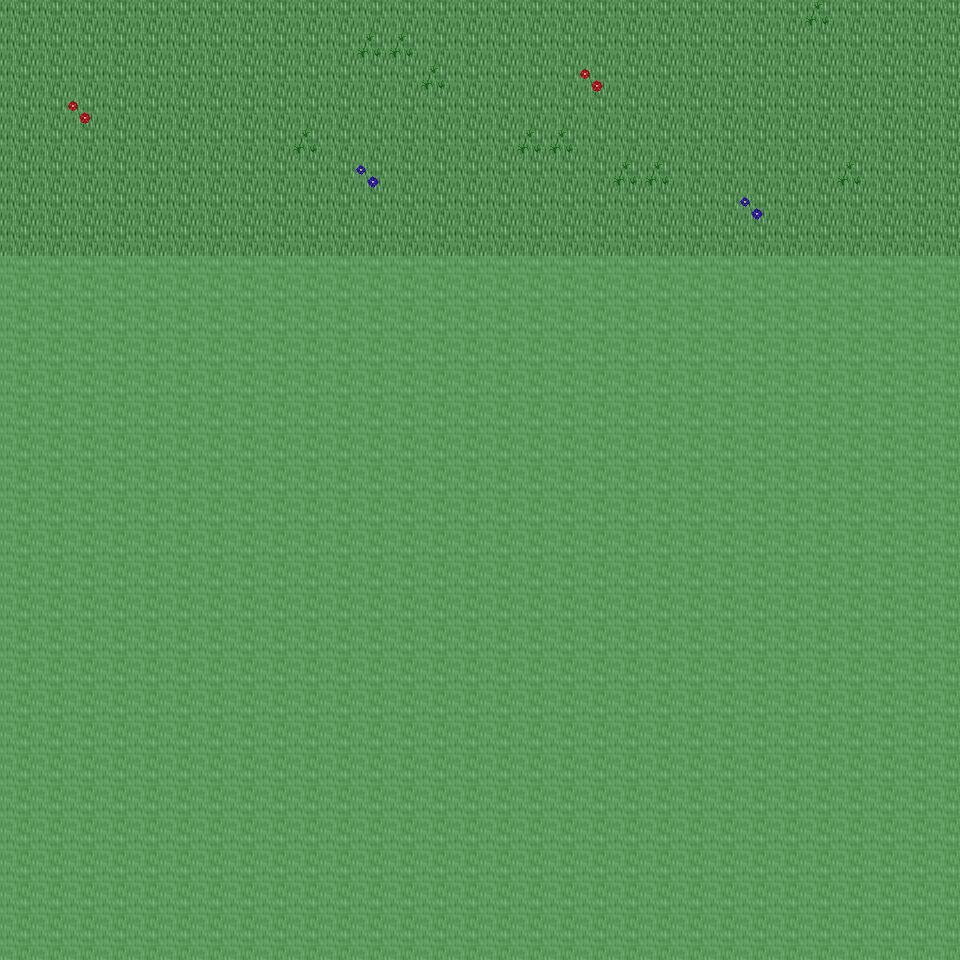

The image is a tile-based game level rendered from a .tmx file. Its description and source (layers, tilesets, objects; grid data summarised) follow:
An orthogonal 30x30 tile map with 32x32 px tiles, 6 tile layers (Ground, Object, Object2, Above, ...), 20 tilesets and 3 objects (3x mapchange).

<map version="1.0" orientation="orthogonal" renderorder="right-down" width="30" height="30" tilewidth="32" tileheight="32" nextobjectid="4">
  <tileset firstgid="1" name="tileset_ground_ground" tilewidth="32" tileheight="32" tilecount="33" columns="3">
    <image source="../drawable/tileset_ground_ground.png" width="96" height="352" />
  </tileset>
  <tileset firstgid="34" name="tileset_ground_water_pool" tilewidth="32" tileheight="32" tilecount="72" columns="3">
    <image source="../drawable/tileset_ground_water_pool.png" width="96" height="768" />
  </tileset>
  <tileset firstgid="106" name="tileset_ground_ridge_earth_dark" tilewidth="32" tileheight="32" tilecount="96" columns="12">
    <image source="../drawable/tileset_ground_ridge_earth_dark.png" width="384" height="256" />
  </tileset>
  <tileset firstgid="202" name="tileset_ground_ridge_earth_pale" tilewidth="32" tileheight="32" tilecount="96" columns="12">
    <image source="../drawable/tileset_ground_ridge_earth_pale.png" width="384" height="256" />
  </tileset>
  <tileset firstgid="298" name="tileset_ground_grass_edges" tilewidth="32" tileheight="32" tilecount="36" columns="12">
    <image source="../drawable/tileset_ground_grass_edges.png" width="384" height="96" />
  </tileset>
  <tileset firstgid="334" name="tileset_ground_grass_corners" tilewidth="32" tileheight="32" tilecount="24" columns="6">
    <image source="../drawable/tileset_ground_grass_corners.png" width="192" height="128" />
  </tileset>
  <tileset firstgid="358" name="tileset_ground_earth_edges" tilewidth="32" tileheight="32" tilecount="18" columns="6">
    <image source="../drawable/tileset_ground_earth_edges.png" width="192" height="96" />
  </tileset>
  <tileset firstgid="376" name="tileset_ground_rock_pebbles" tilewidth="32" tileheight="32" tilecount="3" columns="1">
    <image source="../drawable/tileset_ground_rock_pebbles.png" width="32" height="96" />
  </tileset>
  <tileset firstgid="379" name="tileset_ground_ladder_steps" tilewidth="32" tileheight="32" tilecount="6" columns="3">
    <image source="../drawable/tileset_ground_ladder_steps.png" width="96" height="64" />
  </tileset>
  <tileset firstgid="385" name="tileset_plant_grasses" tilewidth="32" tileheight="32" tilecount="6" columns="3">
    <image source="../drawable/tileset_plant_grasses.png" width="96" height="64" />
  </tileset>
  <tileset firstgid="391" name="tileset_plant_flower_daisy_red" tilewidth="32" tileheight="32" tilecount="8" columns="2">
    <image source="../drawable/tileset_plant_flower_daisy_red.png" width="64" height="128" />
  </tileset>
  <tileset firstgid="399" name="tileset_plant_flower_daisy_yellow" tilewidth="32" tileheight="32" tilecount="8" columns="2">
    <image source="../drawable/tileset_plant_flower_daisy_yellow.png" width="64" height="128" />
  </tileset>
  <tileset firstgid="407" name="tileset_plant_flower_daisy_blue" tilewidth="32" tileheight="32" tilecount="8" columns="2">
    <image source="../drawable/tileset_plant_flower_daisy_blue.png" width="64" height="128" />
  </tileset>
  <tileset firstgid="415" name="tileset_item_corpse_huge_animal" tilewidth="32" tileheight="32" tilecount="16" columns="2">
    <image source="../drawable/tileset_item_corpse_huge_animal.png" width="64" height="256" />
  </tileset>
  <tileset firstgid="431" name="tileset_item_pot_dark_barrel" tilewidth="32" tileheight="32" tilecount="2" columns="1">
    <image source="../drawable/tileset_item_pot_dark_barrel.png" width="32" height="64" />
  </tileset>
  <tileset firstgid="433" name="tileset_item_statue_green_stone" tilewidth="32" tileheight="32" tilecount="12" columns="4">
    <image source="../drawable/tileset_item_statue_green_stone.png" width="128" height="96" />
  </tileset>
  <tileset firstgid="445" name="tileset_logic_collision" tilewidth="32" tileheight="32" tilecount="1" columns="1">
    <image source="../drawable/tileset_logic_collision.png" width="32" height="32" />
  </tileset>
  <tileset firstgid="446" name="tileset_plant_tree_spruce" tilewidth="32" tileheight="32" tilecount="6" columns="2">
    <image source="../drawable/tileset_plant_tree_spruce.png" width="64" height="96" />
  </tileset>
  <tileset firstgid="452" name="tileset_plant_tree_taller_trees" tilewidth="32" tileheight="32" tilecount="32" columns="8">
    <image source="../drawable/tileset_plant_tree_taller_trees.png" width="256" height="128" />
  </tileset>
  <tileset firstgid="484" name="tileset_plant_bush_bush_mult_colored" tilewidth="32" tileheight="32" tilecount="6" columns="3">
    <image source="../drawable/tileset_plant_bush_bush_mult_colored.png" width="96" height="64" />
  </tileset>
  <layer name="Ground" width="30" height="30">
    <data>[900 cells, 240 non-empty, 1 distinct tile ids]</data>
  </layer>
  <layer name="Object" width="30" height="30">
    <data>[900 cells, 0 non-empty, 0 distinct tile ids]</data>
  </layer>
  <layer name="Object2" width="30" height="30">
    <data>[900 cells, 14 non-empty, 3 distinct tile ids]</data>
  </layer>
  <layer name="Above" width="30" height="30">
    <data>[900 cells, 0 non-empty, 0 distinct tile ids]</data>
  </layer>
  <layer name="Above2" width="30" height="30">
    <data>[900 cells, 0 non-empty, 0 distinct tile ids]</data>
  </layer>
  <layer name="Walkable" width="30" height="30">
    <data>[900 cells, 660 non-empty, 1 distinct tile ids]</data>
  </layer>
  <objectgroup name="MapEvents">
    <object id="1" name="north" type="mapchange" x="0" y="0" width="960" height="32">
      <properties>
        <property name="map" value="0_ados_mountain_n2_w2_x1_y3" />
        <property name="place" value="south" />
      </properties>
    </object>
    <object id="2" name="west" type="mapchange" x="0" y="0" width="32" height="256">
      <properties>
        <property name="map" value="0_ados_mountain_n2_w2_x0_y4" />
        <property name="place" value="east" />
      </properties>
    </object>
    <object id="3" name="east" type="mapchange" x="928" y="0" width="32" height="256">
      <properties>
        <property name="map" value="0_ados_mountain_n2_w2_x2_y4" />
        <property name="place" value="west" />
      </properties>
    </object>
  </objectgroup>
</map>
